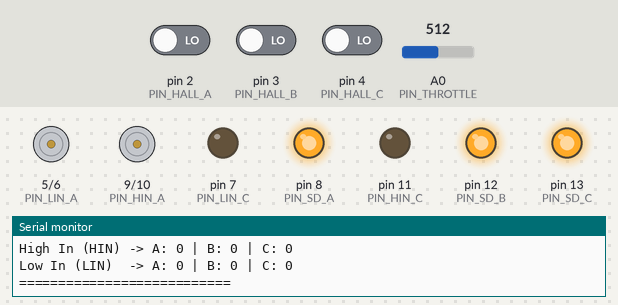
This sketch was run on a simulated Arduino Uno, built with avr-gcc and run on an emulated ATmega328P. On the bench: motor-driver pin pairs drawn as motors (green arrow = first pin HIGH = forward, orange = second pin HIGH = backward, longer = more drive), output pins drawn as LEDs (lit = HIGH), the last lines printed to the serial monitor. The test bench sets the inputs (shaded band); at power-on: A0 (PIN_THROTTLE) = 512, pin 2 (PIN_HALL_A) LOW, pin 3 (PIN_HALL_B) LOW, pin 4 (PIN_HALL_C) LOW.

Above: at 1.2 s.
1.3 s: A0 (PIN_THROTTLE) set to 610
3.5 s: pin 2 (PIN_HALL_A) driven HIGH
At 4.2 s:
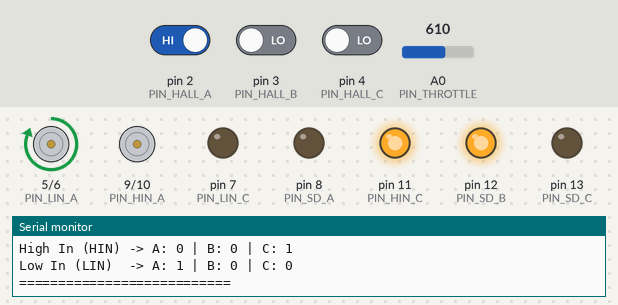
5.0 s: pin 3 (PIN_HALL_B) driven HIGH
At 5.4 s:
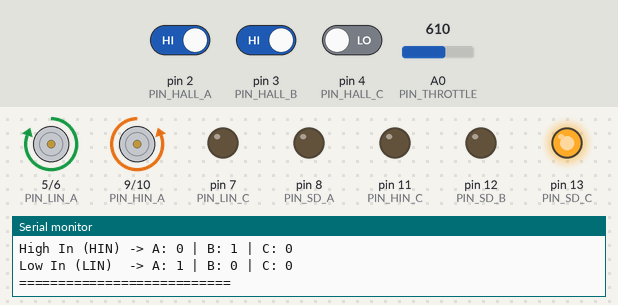
6.5 s: pin 2 (PIN_HALL_A) driven LOW
At 7.7 s:
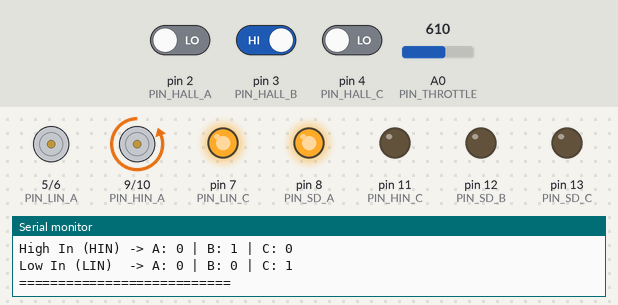
8.0 s: pin 4 (PIN_HALL_C) driven HIGH
At 8.8 s:
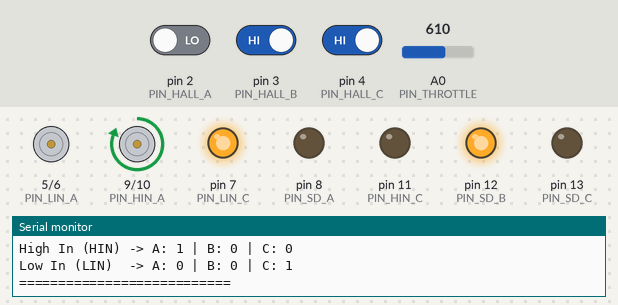
9.5 s: pin 3 (PIN_HALL_B) driven LOW
At 10.0 s:
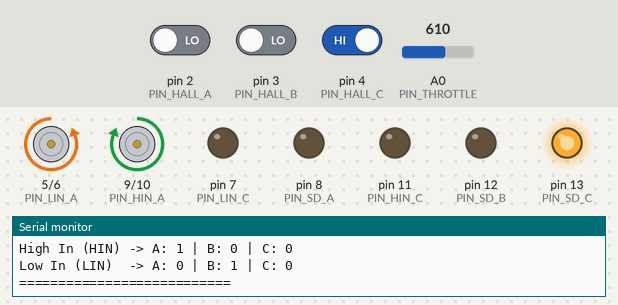
Timing chart, 0 to 12.0 s (numbered marks = the images above; inputs shaded):
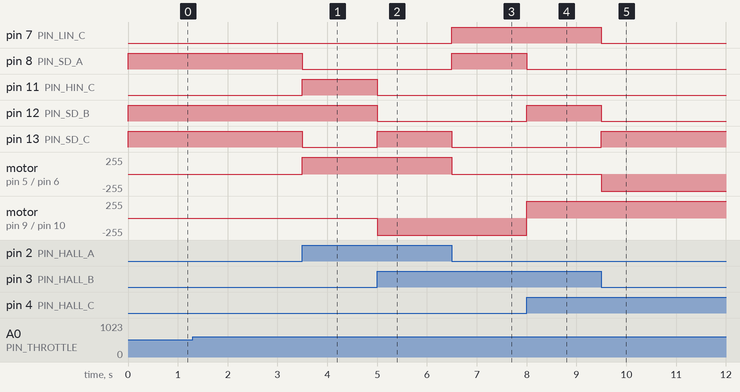

The sketch:

yeb.ino
```cpp
const uint8_t PIN_THROTTLE = A0;

// Hall Sensors
const uint8_t PIN_HALL_A = 2;
const uint8_t PIN_HALL_B = 3;
const uint8_t PIN_HALL_C = 4;

// Gate Driver High/Low Inputs
const uint8_t PIN_HIN_A = 9;
const uint8_t PIN_HIN_B = 10;
const uint8_t PIN_HIN_C = 11;
const uint8_t PIN_LIN_A = 5;
const uint8_t PIN_LIN_B = 6;
const uint8_t PIN_LIN_C = 7;

// Gate Driver Shutdown Pins
const uint8_t PIN_SD_A = 8;
const uint8_t PIN_SD_B = 12;
const uint8_t PIN_SD_C = 13;

// --- HYSTERESIS THRESHOLDS (0-1023) ---
// Adjust these to change the physical "feel" of the pedal
const int THRESHOLD_ON = 600; // Pedal pressed past ~60% -> Motor turns ON
const int THRESHOLD_OFF = 400; // Pedal released below ~40% -> Motor turns OFF

// Global state tracker for the throttle
bool motorEnabled = false;

// Timer variable for our Serial Monitor
unsigned long lastPrintTime = 0;
const unsigned long printInterval = 500; // Print every 500 milliseconds (half a second)

void setup() {
    pinMode(PIN_THROTTLE, INPUT);

    // External 5V pulse hall sensors
    pinMode(PIN_HALL_A, INPUT);
    pinMode(PIN_HALL_B, INPUT);
    pinMode(PIN_HALL_C, INPUT);

    pinMode(PIN_HIN_A, OUTPUT);
    pinMode(PIN_LIN_A, OUTPUT);
    pinMode(PIN_SD_A, OUTPUT);
    pinMode(PIN_HIN_B, OUTPUT);
    pinMode(PIN_LIN_B, OUTPUT);
    pinMode(PIN_SD_B, OUTPUT);
    pinMode(PIN_HIN_C, OUTPUT);
    pinMode(PIN_LIN_C, OUTPUT);
    pinMode(PIN_SD_C, OUTPUT);

    disableAllPhases();

    Serial.begin(115200);
}

void loop() {
    // 1. Read the raw analog throttle voltage
    int rawThrottle = analogRead(PIN_THROTTLE);

    // 2. Apply Hysteresis to determine the ON/OFF state
    if (rawThrottle > THRESHOLD_ON) {
        motorEnabled = true;
    } else if (rawThrottle < THRESHOLD_OFF) {
        motorEnabled = false;
    }

    // 3. Read raw hall states
    uint8_t hA = digitalRead(PIN_HALL_A);
    uint8_t hB = digitalRead(PIN_HALL_B);
    uint8_t hC = digitalRead(PIN_HALL_C);

    // Construct the state (1 to 6)
    uint8_t state = (hA << 2) | (hB << 1) | hC;

    // 4. Direct Routing
    if (!motorEnabled || state == 0 || state == 7) {
        disableAllPhases();
    } else {
        commute(state);
    }

    // 5. Non-Blocking Serial Monitor Output
    unsigned long currentMillis = millis();
    if (currentMillis - lastPrintTime >= printInterval) {
        // It has been 500ms since the last print, so we print again and reset the timer
        lastPrintTime = currentMillis;

        Serial.println("====== SYSTEM STATUS ======");

        Serial.print("Throttle Raw : ");
        Serial.println(rawThrottle);

        Serial.print("Motor Enabled: ");
        Serial.println(motorEnabled ? "TRUE" : "FALSE"); // Prints text instead of 1 or 0

        Serial.print("Hall State   : ");
        Serial.println(state);

        Serial.println("--- Output Pin States (1=HIGH, 0=LOW) ---");

        Serial.print("Shutdown (SD) -> A: "); Serial.print(digitalRead(PIN_SD_A));
        Serial.print(" | B: "); Serial.print(digitalRead(PIN_SD_B));
        Serial.print(" | C: "); Serial.println(digitalRead(PIN_SD_C));

        Serial.print("High In (HIN) -> A: "); Serial.print(digitalRead(PIN_HIN_A));
        Serial.print(" | B: "); Serial.print(digitalRead(PIN_HIN_B));
        Serial.print(" | C: "); Serial.println(digitalRead(PIN_HIN_C));

        Serial.print("Low In (LIN)  -> A: "); Serial.print(digitalRead(PIN_LIN_A));
        Serial.print(" | B: "); Serial.print(digitalRead(PIN_LIN_B));
        Serial.print(" | C: "); Serial.println(digitalRead(PIN_LIN_C));

        Serial.println("===========================\n"); // \n adds an extra blank line for readability
    }
}

void commute(uint8_t state) {
    // Pure digital routing matrix. 100% duty cycle. No PWM.
    switch(state) {
        case 1:
            digitalWrite(PIN_SD_C, HIGH); digitalWrite(PIN_LIN_C, LOW); digitalWrite(PIN_HIN_C, LOW);
            digitalWrite(PIN_LIN_A, LOW); digitalWrite(PIN_HIN_B, LOW);
            digitalWrite(PIN_SD_A, LOW); digitalWrite(PIN_SD_B, LOW);
            digitalWrite(PIN_LIN_B, HIGH); digitalWrite(PIN_HIN_A, HIGH);
            break;
        case 2:
            digitalWrite(PIN_SD_A, HIGH); digitalWrite(PIN_LIN_A, LOW); digitalWrite(PIN_HIN_A, LOW);
            digitalWrite(PIN_LIN_B, LOW); digitalWrite(PIN_HIN_C, LOW);
            digitalWrite(PIN_SD_B, LOW); digitalWrite(PIN_SD_C, LOW);
            digitalWrite(PIN_LIN_C, HIGH); digitalWrite(PIN_HIN_B, HIGH);
            break;
        case 3:
            digitalWrite(PIN_SD_B, HIGH); digitalWrite(PIN_LIN_B, LOW); digitalWrite(PIN_HIN_B, LOW);
            digitalWrite(PIN_LIN_A, LOW); digitalWrite(PIN_HIN_C, LOW);
            digitalWrite(PIN_SD_A, LOW); digitalWrite(PIN_SD_C, LOW);
            digitalWrite(PIN_LIN_C, HIGH); digitalWrite(PIN_HIN_A, HIGH);
            break;
        case 4:
            digitalWrite(PIN_SD_B, HIGH); digitalWrite(PIN_LIN_B, LOW); digitalWrite(PIN_HIN_B, LOW);
            digitalWrite(PIN_LIN_C, LOW); digitalWrite(PIN_HIN_A, LOW);
            digitalWrite(PIN_SD_C, LOW); digitalWrite(PIN_SD_A, LOW);
            digitalWrite(PIN_LIN_A, HIGH); digitalWrite(PIN_HIN_C, HIGH);
            break;
        case 5:
            digitalWrite(PIN_SD_A, HIGH); digitalWrite(PIN_LIN_A, LOW); digitalWrite(PIN_HIN_A, LOW);
            digitalWrite(PIN_LIN_C, LOW); digitalWrite(PIN_HIN_B, LOW);
            digitalWrite(PIN_SD_C, LOW); digitalWrite(PIN_SD_B, LOW);
            digitalWrite(PIN_LIN_B, HIGH); digitalWrite(PIN_HIN_C, HIGH);
            break;
        case 6:
            digitalWrite(PIN_SD_C, HIGH); digitalWrite(PIN_LIN_C, LOW); digitalWrite(PIN_HIN_C, LOW);
            digitalWrite(PIN_LIN_B, LOW); digitalWrite(PIN_HIN_A, LOW);
            digitalWrite(PIN_SD_B, LOW); digitalWrite(PIN_SD_A, LOW);
            digitalWrite(PIN_LIN_A, HIGH); digitalWrite(PIN_HIN_B, HIGH);
            break;
        default:
            disableAllPhases();
            break;
    }
}

void disableAllPhases() {
    // Assert Shutdown pins HIGH first to sever power instantly
    digitalWrite(PIN_SD_A, HIGH);
    digitalWrite(PIN_SD_B, HIGH);
    digitalWrite(PIN_SD_C, HIGH);

    // Clear all drive signals
    digitalWrite(PIN_HIN_A, LOW);
    digitalWrite(PIN_HIN_B, LOW);
    digitalWrite(PIN_HIN_C, LOW);
    digitalWrite(PIN_LIN_A, LOW);
    digitalWrite(PIN_LIN_B, LOW);
    digitalWrite(PIN_LIN_C, LOW);
}
```

Measured:
- after the input at 3.5 s, pin 8 (PIN_SD_A), pin 13 (PIN_SD_C): HIGH → LOW at once; pin 11 (PIN_HIN_C): LOW → HIGH at once; motor on pin 5 (PIN_LIN_A) / pin 6 (PIN_LIN_B): stopped → forward 255/255 at once
- after the input at 5.0 s, pin 11 (PIN_HIN_C), pin 12 (PIN_SD_B): HIGH → LOW at once; pin 13 (PIN_SD_C): LOW → HIGH at once; motor on pin 9 (PIN_HIN_A) / pin 10 (PIN_HIN_B): stopped → backward 255/255 at once
- after the input at 6.5 s, pin 7 (PIN_LIN_C), pin 8 (PIN_SD_A): LOW → HIGH at once; pin 13 (PIN_SD_C): HIGH → LOW at once; motor on pin 5 (PIN_LIN_A) / pin 6 (PIN_LIN_B): forward 255/255 → stopped at once
- after the input at 8.0 s, pin 8 (PIN_SD_A): HIGH → LOW at once; pin 12 (PIN_SD_B): LOW → HIGH at once; motor on pin 9 (PIN_HIN_A) / pin 10 (PIN_HIN_B): backward 255/255 → forward 255/255 at once
- after the input at 9.5 s, pin 7 (PIN_LIN_C), pin 12 (PIN_SD_B): HIGH → LOW at once; pin 13 (PIN_SD_C): LOW → HIGH at once; motor on pin 5 (PIN_LIN_A) / pin 6 (PIN_LIN_B): stopped → backward 255/255 at once
